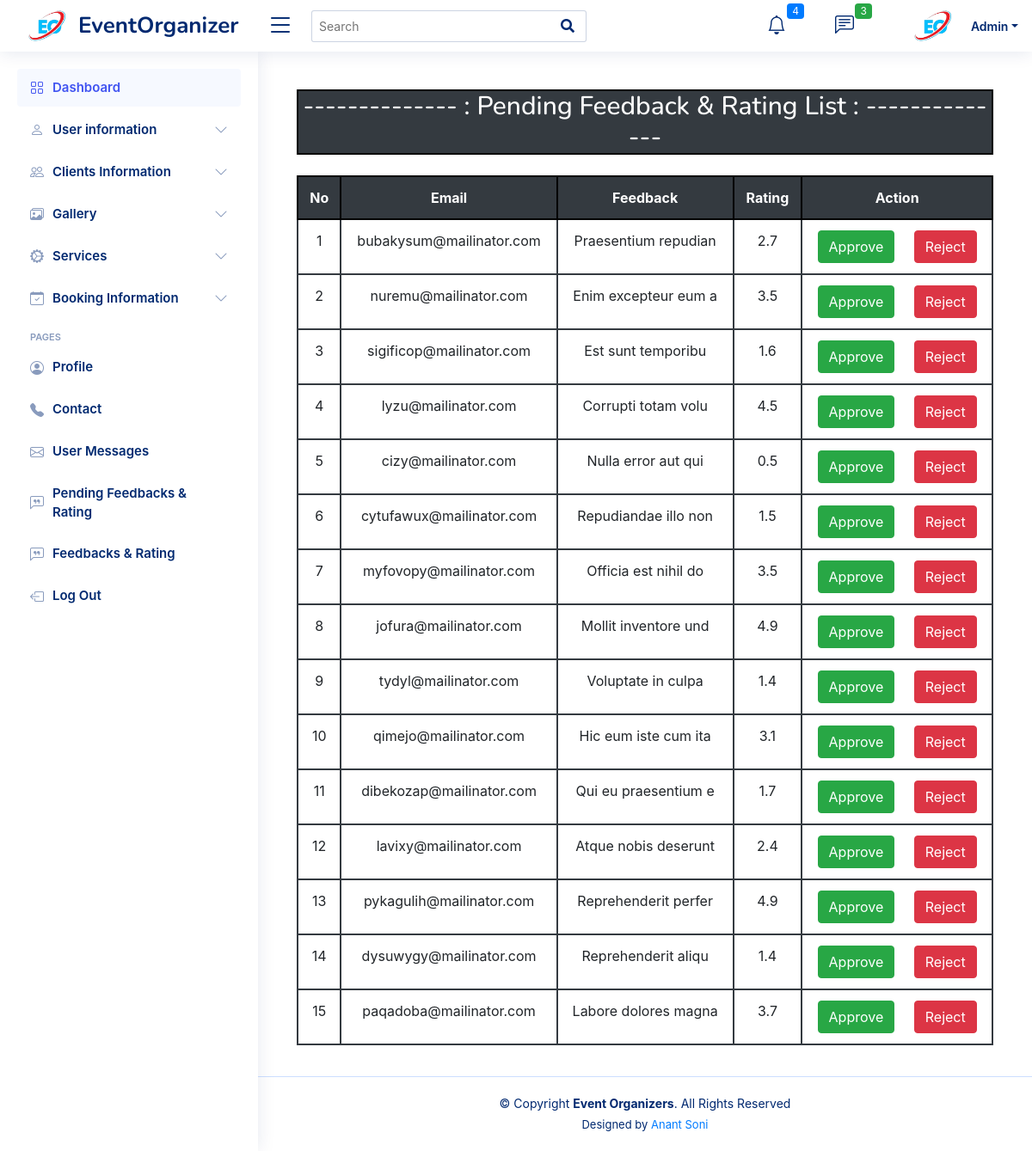
The page /Admin/pending_fdbk_and_rtng.php on the database its author committed.
### tables this page shows
CREATE TABLE `e_rate_or_feedback` (
  `u_id` int(11) NOT NULL,
  `u_email` varchar(30) NOT NULL,
  `u_feedback` varchar(100) NOT NULL,
  `u_rate` varchar(30) NOT NULL,
  `approval_status` enum('pending','approved','rejected') DEFAULT 'pending'
);

### Admin/pending_fdbk_and_rtng.php (the view, shortened to what this page needs)
<!DOCTYPE html>
<html lang="en">
<head>
  <link href="assets/vendor/bootstrap/css/bootstrap.min.css" rel="stylesheet">
  <link href="assets/vendor/bootstrap-icons/bootstrap-icons.css" rel="stylesheet">
  <link href="assets/vendor/boxicons/css/boxicons.min.css" rel="stylesheet">
  <link href="assets/vendor/quill/quill.snow.css" rel="stylesheet">
  <link href="assets/vendor/quill/quill.bubble.css" rel="stylesheet">
  <link href="assets/vendor/remixicon/remixicon.css" rel="stylesheet">
  <link href="assets/vendor/simple-datatables/style.css" rel="stylesheet">
  <link href="https://cdnjs.cloudflare.com/ajax/libs/font-awesome/6.0.0-beta3/css/all.min.css" rel="stylesheet">
  <link href="https://cdnjs.cloudflare.com/ajax/libs/Chart.js/3.7.0/chart.min.css" rel="stylesheet">
  <link href="assets/css/style.css" rel="stylesheet">
    <link rel="stylesheet" href="https://stackpath.bootstrapcdn.com/bootstrap/4.5.2/css/bootstrap.min.css">
    <link rel="stylesheet" href="https://cdnjs.cloudflare.com/ajax/libs/font-awesome/5.15.3/css/all.min.css">
</head>
<body>
<header id="header" class="header fixed-top d-flex align-items-center">
  <div class="d-flex align-items-center justify-content-between">
    <a href="index.php" class="logo d-flex align-items-center">
      <img src="../images/eoc.png" alt="" style="max-height: 70px; margin-right: 1px;">
      <span class="d-none d-lg-block">EventOrganizer</span>
    </a>
    <i class="bi bi-list toggle-sidebar-btn"></i>
  </div>
  <div class="search-bar">
    <form class="search-form d-flex align-items-center" method="POST" action="#" id="searchForm">
      <input type="text" name="query" id="searchInput" placeholder="Search" title="Enter search keyword">
      <button type="submit" title="Search"><i class="fa fa-search"></i></button>
    </form>
  </div>
  <nav class="header-nav ms-auto">
    <ul class="d-flex align-items-center">
      <li class="nav-item dropdown">
        <a class="nav-link nav-icon" href="#" data-bs-toggle="dropdown">
          <i class="bi bi-bell"></i>
          <span class="badge bg-primary badge-number">4</span>
        </a>
      </li>
      <li class="nav-item dropdown">
        <a class="nav-link nav-icon" href="#" data-bs-toggle="dropdown">
          <i class="bi bi-chat-left-text"></i>
          <span class="badge bg-success badge-number">3</span>
        </a>
      </li>
      <li class="nav-item dropdown pe-3">
        <a class="nav-link nav-profile d-flex align-items-center pe-0" href="#" data-bs-toggle="dropdown">
          <img src="../images/eoc.png" alt="Profile" style="max-height: 70px; margin-right: 1px;" class="rounded-circle">
          <span class="d-none d-md-block dropdown-toggle ps-2">Admin</span>
        </a>
      </li>
    </ul>
  </nav>
</header>
  <aside id="sidebar" class="sidebar">
    <ul class="sidebar-nav" id="sidebar-nav">
      <li class="nav-item">
        <a class="nav-link " href="index.php">
          <i class="bi bi-grid"></i>
          <span>Dashboard</span>
        </a>
      </li>
     <ul class="nav flex-column">
            <li class="nav-item">
              <a class="nav-link collapsed" data-bs-toggle="collapse" href="#users-info" aria-expanded="false">
  <i class="bi bi-person"></i><span>User information</span><i class="bi bi-chevron-down ms-auto"></i>
</a>
            </li>
<li class="nav-item">
  <a class="nav-link collapsed" data-bs-toggle="collapse" href="#forms-nav">
  <i class="bi bi-people"></i><span>Clients Information</span><i class="bi bi-chevron-down ms-auto"></i>
</a>
</li>
      <li class="nav-item">
        <a class="nav-link collapsed" data-bs-target="#tables-nav" data-bs-toggle="collapse" href="#">
    <i class="bi bi-images"></i><span>Gallery</span><i class="bi bi-chevron-down ms-auto"></i>
</a>
      </li>
      <li class="nav-item">
        <a class="nav-link collapsed" data-bs-target="#charts-nav" data-bs-toggle="collapse" href="#">
  <i class="bi bi-gear-wide-connected"></i><span>Services</span><i class="bi bi-chevron-down ms-auto"></i>
</a>
      </li>
      <li class="nav-item">
  <a class="nav-link collapsed" data-bs-toggle="collapse" href="#booking-info-nav">
    <i class="bi bi-calendar-check"></i><span>Booking Information</span><i class="bi bi-chevron-down ms-auto"></i>
  </a>
</li>
      <li class="nav-heading">Pages</li>
      <li class="nav-item">
        <a class="nav-link collapsed" href="admin-profile.php">
  <i class="bi bi-person-circle"></i>
  <span>Profile</span>
</a>
      </li>
      <li class="nav-item">
        <a class="nav-link collapsed" href="admin-contact.php">
  <i class="bi bi-telephone-fill"></i>
  <span>Contact</span>
</a>
      </li>
      <li class="nav-item">
        <a class="nav-link collapsed" href="user-msg-info.php">
          <i class="bi bi-envelope"></i>
          <span>User Messages</span>
        </a>
      </li>
      <li class="nav-item">
        <a class="nav-link collapsed" href="pending_fdbk_and_rtng.php">
          <i class="bi bi-chat-left-quote"></i>
          <span>Pending Feedbacks & Rating</span>
        </a>
      </li>
      <li class="nav-item">
        <a class="nav-link collapsed" href="fdbk_and_rtng.php">
          <i class="bi bi-chat-left-quote"></i>
          <span>Feedbacks & Rating</span>
        </a>
      </li>
      <li class="nav-item">
        <a class="nav-link collapsed" href="main.php">
          <i class="bi bi-box-arrow-left"></i>
          <span>Log Out</span>
        </a>
      </li>
    </ul>
  </aside>
  <main id="main" class="main">
        <?php
require 'connection.php';
$sql = "SELECT * FROM e_rate_or_feedback WHERE approval_status = 'pending'";
$result = mysqli_query($conn, $sql);
?>
<link href="https://stackpath.bootstrapcdn.com/bootstrap/4.5.2/css/bootstrap.min.css" rel="stylesheet">
<div class="container">
    <h1 class="mt-4 mb-4" style="text-align: center; background-color: #343a40; color: white; border: 2px solid black; font-size: 30px;"> -------------- : Pending Feedback & Rating List : -------------- </h1>
    <table class="table" style="border: 2px solid #343a40;">
        <thead class="thead-dark">
            <tr>
                <th style="text-align: center; border: 2px solid #000;">No</th>
                <th style="text-align: center; border: 2px solid #000;">Email</th>
                <th style="text-align: center; border: 2px solid #000;">Feedback</th>
                <th style="text-align: center; border: 2px solid #000;">Rating</th>
                <th style="text-align: center; border: 2px solid #000;">Action</th>
            </tr>
        </thead>
        <tbody>
            <?php
            $counter = 1;
            while ($row = mysqli_fetch_assoc($result)) :
            ?>
                <tr>
                    <td style="text-align: center; border: 2px solid #343a40;"><?php echo $counter; ?></td>
                    <td style="text-align: center; border: 2px solid #343a40;"><?php echo $row['u_email']; ?></td>
                    <td style="text-align: center; border: 2px solid #343a40;"><?php echo $row['u_feedback']; ?></td>
                    <td style="text-align: center; border: 2px solid #343a40;"><?php echo $row['u_rate']; ?></td>
                    <td style="border: 2px solid #343a40;">
                        <form action="pending_fdbk_and_rtng.php" method="post">
                            <center>
                                <button type="submit" name="approve" class="btn btn-success btn-approve">Approve</button>
                                <button type="submit" name="reject" class="btn btn-danger btn-reject">Reject</button>
                            </center>
                        </form>
                    </td>
                </tr>
            <?php
                $counter++;
            endwhile;
            ?>
        </tbody>
    </table>
</div>
  </main>
  <footer id="footer" class="footer">
    <div class="copyright">
      &copy; Copyright <strong><span>Event Organizers</span></strong>. All Rights Reserved
    </div>
    <div class="credits">
      Designed by <a href="https://bootstrapmade.com/">Anant Soni</a>
    </div>
  </footer>
</body>
</html>

### Admin/assets/css/style.css (style rules this page uses)
:root { scroll-behavior: smooth; }
body { font-family: "Open Sans", sans-serif; background: #f6f9ff; color: #444444; }
a { color: #4154f1; text-decoration: none; }
h1, h2, h3, h4, h5, h6 { font-family: "Nunito", sans-serif; }
#main { margin-top: 60px; padding: 20px 30px; transition: all 0.3s; }
.logo { line-height: 1; }
@media (min-width: 1200px) { .logo { width: 280px; } }
.logo img { max-height: 26px; margin-right: 6px; }
.logo span { font-size: 26px; font-weight: 700; color: #012970; font-family: "Nunito", sans-serif; }
.header { transition: all 0.5s; z-index: 997; height: 60px; box-shadow: 0px 2px 20px rgba(1, 41, 112, 0.1); background-color: #fff; padding-left: 20px; }
.header .toggle-sidebar-btn { font-size: 32px; padding-left: 10px; cursor: pointer; color: #012970; }
.header .search-bar { min-width: 360px; padding: 0 20px; }
.header .search-form { width: 100%; }
.header .search-form input { border: 0; font-size: 14px; color: #012970; border: 1px solid rgba(1, 41, 112, 0.2); padding: 7px 38px 7px 8px; border-radius: 3px; transition: 0.3s; width: 100%; }
.header .search-form button { border: 0; padding: 0; margin-left: -30px; background: none; }
.header .search-form button i { color: #012970; }
.header-nav ul { list-style: none; }
.header-nav>ul { margin: 0; padding: 0; }
.header-nav .nav-icon { font-size: 22px; color: #012970; margin-right: 25px; position: relative; }
.header-nav .nav-profile { color: #012970; }
.header-nav .nav-profile img { max-height: 36px; }
.header-nav .nav-profile span { font-size: 14px; font-weight: 600; }
.header-nav .badge-number { position: absolute; inset: -2px -5px auto auto; font-weight: normal; font-size: 12px; padding: 3px 6px; }
.sidebar { position: fixed; top: 60px; left: 0; bottom: 0; width: 300px; z-index: 996; transition: all 0.3s; padding: 20px; overflow-y: auto; scrollbar-width: thin; scrollbar-color: #aab7cf transparent; box-shadow: 0px 0px 20px rgba(1, 41, 112, 0.1); background-color: #fff; }
@media (min-width: 1200px) { #main, #footer { margin-left: 300px; } }
.sidebar-nav { padding: 0; margin: 0; list-style: none; }
.sidebar-nav li { padding: 0; margin: 0; list-style: none; }
.sidebar-nav .nav-item { margin-bottom: 5px; }
.sidebar-nav .nav-heading { font-size: 11px; text-transform: uppercase; color: #899bbd; font-weight: 600; margin: 10px 0 5px 15px; }
.sidebar-nav .nav-link { display: flex; align-items: center; font-size: 15px; font-weight: 600; color: #4154f1; transition: 0.3; background: #f6f9ff; padding: 10px 15px; border-radius: 4px; }
.sidebar-nav .nav-link i { font-size: 16px; margin-right: 10px; color: #4154f1; }
.sidebar-nav .nav-link.collapsed { color: #012970; background: #fff; }
.sidebar-nav .nav-link.collapsed i { color: #899bbd; }
.sidebar-nav .nav-link .bi-chevron-down { margin-right: 0; transition: transform 0.2s ease-in-out; }
.footer { padding: 20px 0; font-size: 14px; transition: all 0.3s; border-top: 1px solid #cddfff; }
.footer .copyright { text-align: center; color: #012970; }
.footer .credits { padding-top: 5px; text-align: center; font-size: 13px; color: #012970; }

### rows shown on the page
e_rate_or_feedback: u_email "bubakysum@mailinator.com", u_feedback "Praesentium repudian", u_rate "2.7"
e_rate_or_feedback: u_email "nuremu@mailinator.com", u_feedback "Enim excepteur eum a", u_rate "3.5"
e_rate_or_feedback: u_email "sigificop@mailinator.com", u_feedback "Est sunt temporibu", u_rate "1.6"
e_rate_or_feedback: u_email "lyzu@mailinator.com", u_feedback "Corrupti totam volu", u_rate "4.5"
e_rate_or_feedback: u_email "cizy@mailinator.com", u_feedback "Nulla error aut qui", u_rate "0.5"
e_rate_or_feedback: u_email "cytufawux@mailinator.com", u_feedback "Repudiandae illo non", u_rate "1.5"
e_rate_or_feedback: u_email "myfovopy@mailinator.com", u_feedback "Officia est nihil do", u_rate "3.5"
e_rate_or_feedback: u_email "jofura@mailinator.com", u_feedback "Mollit inventore und", u_rate "4.9"
e_rate_or_feedback: u_email "tydyl@mailinator.com", u_feedback "Voluptate in culpa", u_rate "1.4"
e_rate_or_feedback: u_email "qimejo@mailinator.com", u_feedback "Hic eum iste cum ita", u_rate "3.1"
e_rate_or_feedback: u_email "dibekozap@mailinator.com", u_feedback "Qui eu praesentium e", u_rate "1.7"
e_rate_or_feedback: u_email "lavixy@mailinator.com", u_feedback "Atque nobis deserunt", u_rate "2.4"
e_rate_or_feedback: u_email "pykagulih@mailinator.com", u_feedback "Reprehenderit perfer", u_rate "4.9"
e_rate_or_feedback: u_email "dysuwygy@mailinator.com", u_feedback "Reprehenderit aliqu", u_rate "1.4"
e_rate_or_feedback: u_email "paqadoba@mailinator.com", u_feedback "Labore dolores magna", u_rate "3.7"
